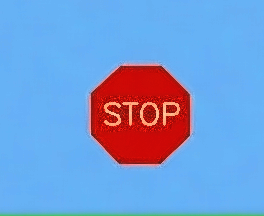
#> input picture assignments/ps02/input_images/Picture_cleaned2.png, 264 x 216 px, given in place of simple_tl.png, which was not available
$ python experiment.py   (Python 2 division)   (older library calls are emulated)
#> lines starting #> are read from the running program, lines starting #| are printed output that depends on the picture; after the words box and inside, x2 and y2 are one past the last pixel; in counts of white or black regions, pixels touching at a corner belong together; pictures that were not available may be replaced by others from this repository, and a replacement may not be noted
### assignments/ps02/ps2.py
"""
CS6476 Problem Set 2 imports. Only Numpy and cv2 are allowed.
"""
import cv2
import numpy as np


# [4 lines left out: function display_img, not called in this run]


def process_base_image(img, kernel_size, show_image=False):
    """
    Will take a given input image and convert the image to
    gray scale as well apply a Gaussian Blur.

    Args:
        img (numpy.array): image to convert to gray scale
        kernel_size (tuple): the size of the Gaussian Kernel
        show_image (boolean): If the image should be displayed after being processed. Used to debug.

    Returns:
        processed_image (numpy.array): image that has a Gaussian Blur applied
                                       and has been converted to gray scale.
    """
    processed_image = img.copy()
    processed_image = cv2.cvtColor(processed_image, cv2.COLOR_BGR2GRAY)
    processed_image = cv2.GaussianBlur(processed_image, kernel_size, 0)
    if show_image:
        display_img(processed_image, 'Gray Scale Image')
    return processed_image


def hough_circles(img, dp, min_dist, p1, p2, min_rad, max_rad):
    return cv2.HoughCircles(
        image=img,
        method=cv2.cv.CV_HOUGH_GRADIENT,
        # method=cv2.HOUGH_GRADIENT,
        dp=dp,
        minDist=min_dist,
        param1=p1,
        param2=p2,
        minRadius=min_rad,
        maxRadius=max_rad
    )


def pixel_color(img, x, y):
    return img[y, x]


# [22 lines left out: functions calculate_line_length, calculate_slope, not called in this run]


def circles_touching(x1, y1, x2, y2, r1, r2):
    x1 = int(x1)
    y1 = int(y1)
    x2 = int(x2)
    y2 = int(y2)
    # https://www.geeksforgeeks.org/check-two-given-circles-touch-intersect/
    dist_sq = (x1 - x2) * (x1 - x2) + (y1 - y2) * (y1 - y2)
    rad_sum_sq = (r1 + r2) * (r1 + r2)
    if dist_sq == rad_sum_sq:
        return 5
    elif dist_sq > rad_sum_sq:
        return 0
    else:
        return 5


def circle_group_deviations(circle_group):
    # x is most important so scale that by a factor of 2.
    x_cord = np.std(circle_group[:, 0]) * 2
    y_cord = np.std(circle_group[:, 1])
    r = np.std(circle_group[:, 2]) * 1.5

    # if there is overlap, we know it isn't a solid grouping of traffic lights, add a value to indicate this
    c1_x, c1_y, c1_r = circle_group[0, :]
    c2_x, c2_y, c2_r = circle_group[1, :]
    c3_x, c3_y, c3_r = circle_group[2, :]
    # circle 1 to circle 2
    c1_c2 = circles_touching(c1_x, c1_y, c2_x, c2_y, c1_r, c2_r)
    # circle 1 to circle 3
    c1_c3 = circles_touching(c1_x, c1_y, c3_x, c3_y, c1_r, c3_r)
    # circle 2 to circle 3
    c2_c3 = circles_touching(c2_x, c2_y, c3_x, c3_y, c2_r, c3_r)

    return x_cord + y_cord + r + c1_c2 + c1_c3 + c2_c3


# [112 lines left out: functions remove_duplicates, calculate_min_max_values, red_masking, yellow_masking, orange_masking, not called in this run]


def traffic_light_detection(img_in, radii_range, noisy_image=False, max_x_offset=5):
    """

    Finds the coordinates of a traffic light image given a radii
    range.

    Use the radii range to find the circles in the traffic light and
    identify which of them represents the yellow light.

    Analyze the states of all three lights and determine whether the
    traffic light is red, yellow, or green. This will be referred to
    as the 'state'.

    It is recommended you use Hough tools to find these circles in
    the image.

    The input image may be just the traffic light with a white
    background or a larger image of a scene containing a traffic
    light.

    Args:
        img_in (numpy.array): image containing a traffic light.
        radii_range (list): range of radii values to search for.
        noisy_image (bool): If true, tweaks the threshold for circle detection
        max_x_offset (number): The Max difference allowed in x offset

    Returns:
        tuple: 2-element tuple containing:
        coordinates (tuple): traffic light center using the (x, y)
                             convention.
        state (str): traffic light state. A value in {'red', 'yellow',
                     'green'}

    """

    img = process_base_image(img_in, (7, 7))

    # find all the circles in an image using Hough Circles
    min_radii = min(radii_range)
    max_radii = max(radii_range)
    # the distance between the circles should be the smallest possible circles that can touch.
    min_dist = min_radii * 2 + 10

    # img, dp,  min_dist, param1, param2, minRad, maxRad
    if noisy_image:
        circles = hough_circles(img, 1.55, min_dist, 20, 15, min_radii, max_radii)
    else:
        circles = hough_circles(img, 1.125, min_dist, 30, 20, min_radii, max_radii)

    if circles is None:
        return (0, 0), None
    else:
        # cleanup circles so its easier to use.
        circles = circles[0, :]
        # round the numbers of the array to uint16 values.
        circles = np.uint16(np.around(circles))

    if len(circles) < 3:
        return (1000, 1000), None
    else:  # If there are more than 3 circles found, eliminate the outliers that shouldn't be detected.
        # sort the circles first by x, then by Radius value, then by Y value.
        circles = sorted(circles, key=lambda c: (c[0], c[2], c[1]))

        # since the traffic lights will be a group of 3 circles with a similar radius, then x value, then somewhat close
        # in y value, use a "window" type of sliding group to create groups of 3 circles that can then be compared
        # to each other to see if they would make up circles of a traffic light.
        circle_groups = []
        for c_idx in range(len(circles) - 2):
            circle_group = circles[c_idx: c_idx + 3]  # build the group
            circle_groups.append(circle_group)

        circle_groups = np.array(circle_groups)
        # for each circle group found, need to figure out the group with the lowest overall standard deviation.
        # for each group, calculate the std deviations.
        group_deviations = np.array([circle_group_deviations(g) for g in circle_groups])

        most_similar_idx = np.argmin(group_deviations)
        final_circles = circle_groups[most_similar_idx]

        # if the circles aren't close to each other in the X direction, return
        # none since its not a traffic light.
        x_diffs = np.diff(final_circles[:, 0])
        if np.any(x_diffs >= max_x_offset):
            return (None, None), None

        # sort the circles from top down to allow color compare.
        circles = final_circles[np.argsort(final_circles[:, 1])]  # sort by Y direction.
        # creating some names for clarity due to x, y being col, row.
        red_row, red_col, yellow_row, yellow_col, green_row, green_col = [
            circles[0][1],
            circles[0][0],
            circles[1][1],
            circles[1][0],
            circles[2][1],
            circles[2][0],
        ]

        # determine colors.
        state = 'yellow'  # default state.
        cords = (yellow_col, yellow_row)

        red_color = np.array([0, 0, 255])
        green_color = np.array([0, 255, 0])

        # stop for false positive labels.
        if img_in[yellow_row, yellow_col][0] > 10:
            return (None, None), None

        if (img_in[red_row, red_col] == red_color).all():
            state = 'red'
        elif (img_in[green_row, green_col] == green_color).all():
            state = 'green'

        # print 'Color of TL midpoint is {}'.format(img_in[yellow_row, yellow_col])

        return cords, state


# [375 lines left out: functions yield_sign_detection, stop_sign_detection, warning_sign_detection, construction_sign_detection, do_not_enter_sign_detection, traffic_sign_detection and 2 more, not called in this run]

### assignments/ps02/experiment.py
"""
CS6476: Problem Set 2 Experiment file

This script contains a series of function calls that run your ps2
implementation and output images so you can verify your results.
"""


import cv2

import ps2


def draw_tl_center(image_in, center, state):
    """Marks the center of a traffic light image and adds coordinates
    with the state of the current image

    Use OpenCV drawing functions to place a marker that represents the
    traffic light center. Additionally, place text using OpenCV tools
    that show the numerical and string values of the traffic light
    center and state. Use the following format:

        ((x-coordinate, y-coordinate), 'color')

    See OpenCV's drawing functions:
    http://docs.opencv.org/2.4/modules/core/doc/drawing_functions.html

    Make sure the font size is large enough so that the text in the
    output image is legible.
    Args:
        image_in (numpy.array): input image.
        center (tuple): center numeric values.
        state (str): traffic light state values can be: 'red',
                     'yellow', 'green'.

    Returns:
        numpy.array: output image showing a marker representing the
        traffic light center and text that presents the numerical
        coordinates with the traffic light state.
    """
    img = image_in.copy()
    # draw the midpoint.
    cv2.circle(img, (center[0], center[1]), 4, (0, 0, 0), -3)
    # add the state
    disp_str = '(({}, {} ), {} )'.format(center[0], center[1], state)
    # calc label position
    if center[0] + len(disp_str)*10 > image_in.shape[1]:
        mid_label = center[0] - len(disp_str) * 10 - 50
    else:
        mid_label = center[0] + 20
    cv2.putText(img, disp_str, (mid_label, center[1]), cv2.FONT_HERSHEY_PLAIN, 1, (0, 0, 0), 2)
    return img


# [44 lines left out: function mark_traffic_signs, not called in this run]


def part_1():

    input_images = ['simple_tl',
                    'scene_tl_1',
                    'scene_tl_2',
                    'scene_tl_3'
                    ]
    output_labels = ['ps2-1-a-1',
                     'ps2-1-a-2',
                     'ps2-1-a-3',
                     'ps2-1-a-4'
                     ]

    # Define a radii range, you may define a smaller range based on your
    # observations.
    radii_range = range(10, 30, 1)

    for img_in, label in zip(input_images, output_labels):

        tl = cv2.imread("input_images/{}.png".format(img_in))
#> tl is the input picture: shape (216, 264, 3); mean B, G, R 210.2, 155.5, 116.5
        coords, state = ps2.traffic_light_detection(tl, radii_range)
#> in process_base_image, `processed_image = cv2.cvtColor(processed_image, cv2.COLOR_BGR2GRAY)`:
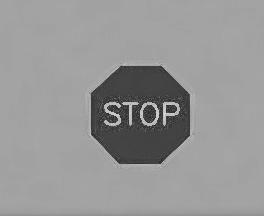
#> processed_image: shape (216, 264); min 41, max 213, mean 150
#> in process_base_image, `processed_image = cv2.GaussianBlur(processed_image, kernel_size, 0)`:
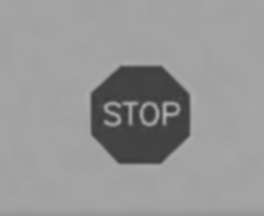
#> processed_image: shape (216, 264); min 58, max 183, mean 150
#> in traffic_light_detection, `circles = hough_circles(img, 1.125, min_dist, 30, 20, min_radii, max_r..`: circles = [[145.7, 113.1, 13.26], [111.9, 111.9, 10.39]]
#> in traffic_light_detection, `circles = np.uint16(np.around(circles))`: circles = [[146, 113, 13], [112, 112, 10]]
#> coords = (1000, 1000)

        img_out = draw_tl_center(tl, coords, state)
#> in draw_tl_center, `disp_str = '(({}, {} ), {} )'.format(center[0], center[1], state)`: disp_str = '((1000, 1000 ), None )'
#> in draw_tl_center, `mid_label = center[0] - len(disp_str) * 10 - 50`: mid_label = 730
        cv2.imwrite("output/{}.png".format(label), img_out)
#> pass 2 of the loop in part_1, `for img_in, label in zip(input_images, output_labels):`:
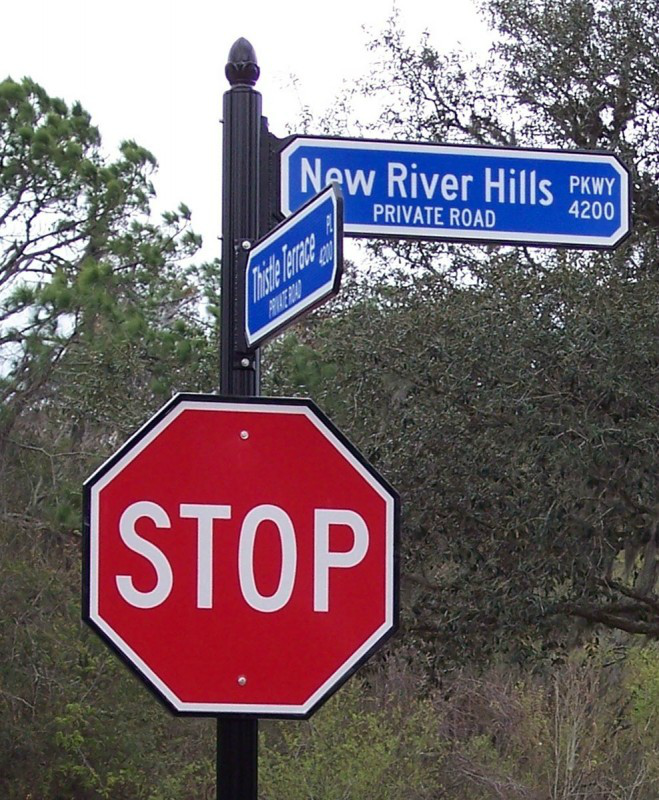
#> input picture assignments/ps02/input_images/img-5-a-1.png, 659 x 800 px, given in place of scene_tl_1.png, which was not available
#> in part_1, tl is the input picture: shape (800, 659, 3); mean B, G, R 108.1, 102.5, 117.4
#> in process_base_image (call 2), `processed_image = cv2.cvtColor(processed_image, cv2.COLOR_BGR2GRAY)`:
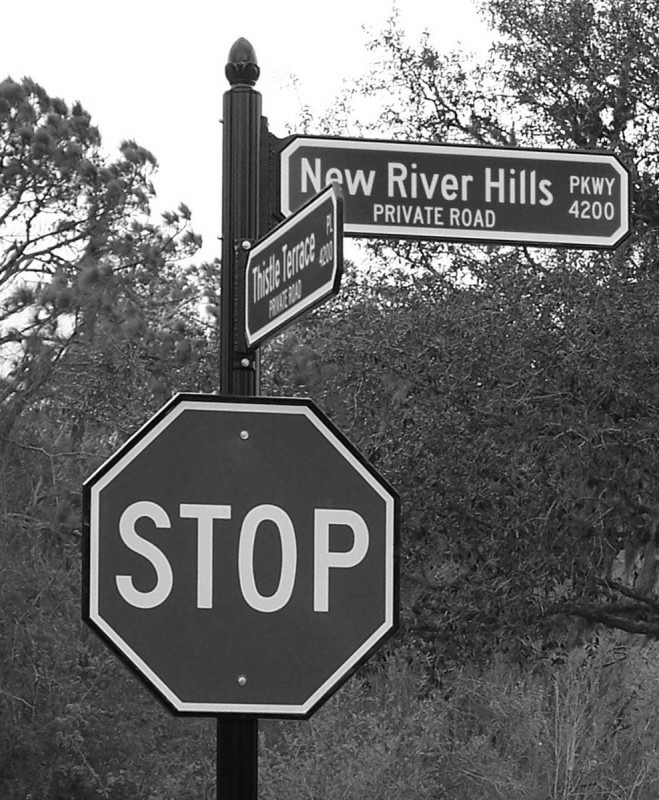
#> processed_image: shape (800, 659); min 1, max 255, mean 107.5
#> in process_base_image (call 2), `processed_image = cv2.GaussianBlur(processed_image, kernel_size, 0)`:
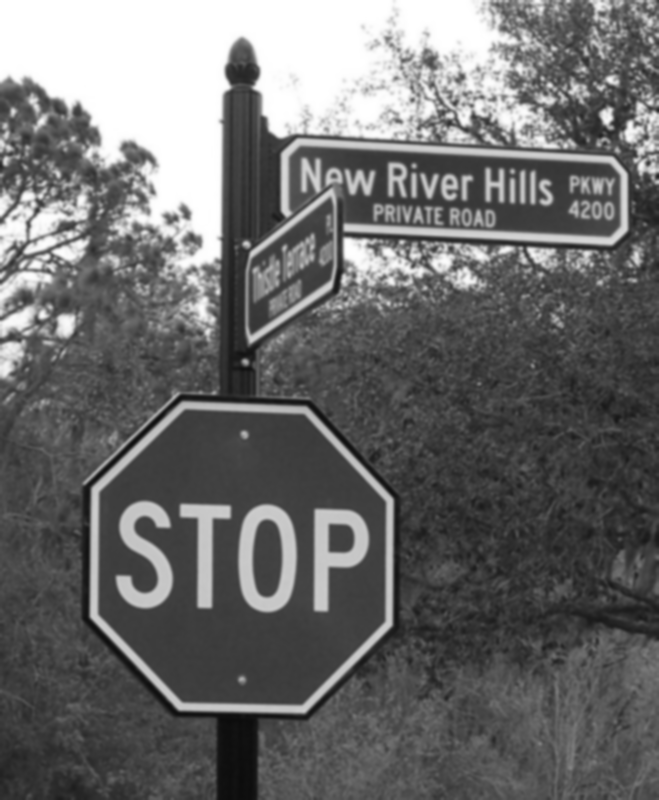
#> processed_image: shape (800, 659); min 12, max 255, mean 107.5
#> in traffic_light_detection (call 2), `circles = hough_circles(img, 1.125, min_dist, 30, 20, min_radii, max_r..`: circles = 237 rows, first 8: [144.6, 527.1, 25.86], [144.6, 578.8, 28.34], [487.7, 338.1, 28.34], [520.3, 363.9, 28.34], [360.6, 741.9, 28.34], [492.2, 470.8, 28.34], [150.2, 390.9, 28.34], [413.4, 351.6, 28.34]
#> in traffic_light_detection (call 2), `circles = np.uint16(np.around(circles))`: circles = 237 rows, first 8: [145, 527, 26], [145, 579, 28], [488, 338, 28], [520, 364, 28], [361, 742, 28], [492, 471, 28], [150, 391, 28], [413, 352, 28]
#> the loop in traffic_light_detection (call 2), `for c_idx in range(len(circles) - 2):` made 235 passes
#> circle_group on passes 1 to 3: [[11, 368, 27], [13, 718, 22], [15, 541, 28]], [[13, 718, 22], [15, 541, 28], [16, 227, 15]], [[15, 541, 28], [16, 227, 15], [17, 145, 12]]
#> img: shape (800, 659, 3); under 0.01% of pixels changed, all inside (x1, y1, x2, y2) = (0, 0, 5, 5)


# [152 lines left out: functions part_1_tests, part_1_scenes_test, part_2, part_3, part_4, part_5a and 1 more, not called in this run]


if __name__ == '__main__':

#> (the run stopped early here; a loop or call above may not have finished)
